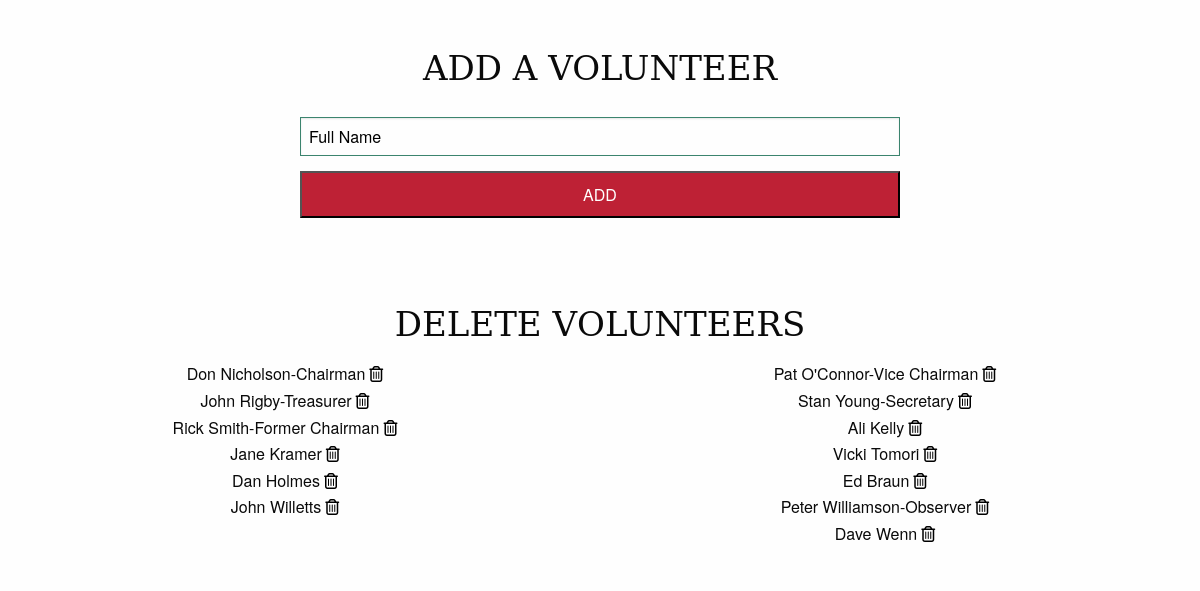
Page /admin/admin_editVolunteers.php on the committed database.
### tables this page shows
CREATE TABLE tbl_volunteers (
  volunteers_id smallint(4) UNSIGNED NOT NULL,
  volunteers_name varchar(30) NOT NULL
);

### admin/phpscripts/read.php (called while the page is built, shortened)
<?php
function getVol($tblV){
		include('connect.php');
		$queryCopy = "SELECT * FROM {$tblV} ORDER BY volunteers_id ASC";
		$runCopy = mysqli_query($link, $queryCopy);
		if($runCopy){
			return $runCopy;
		}else{
			$error =  "There was an error accessing this information.  Please contact your admin.";
			return $error;
		}
	}
?>

### admin/admin_editVolunteers.php (the view, shortened to what this page needs)
<?php
$tblV = "tbl_volunteers";
$getVolunteers = getVol($tblV);
?>
<!doctype html>
<html class="no-js" lang="en">
  <head>
    <link rel="stylesheet" href="../css/foundation.css" />
    <link rel="stylesheet" href="../css/app.css"/>
  </head>
  <body>
  <section>
    <h2 class="adminHeading">ADD A VOLUNTEER</h2>
    <form class="adminLogForm" action="admin_editVolunteers.php" method="post">
      <input class="formStyle adminFiled" type="text" placeholder="Full Name" name="name">
  <input class="sendBut small-8 small-pull-2 medium-6 medium-pull-3 columns" type="submit" name="submit" value="ADD">
 </form>
  </section>
<section class="volunteers row">
    <h2 class="adminHeading">Delete Volunteers</h2>
    <ul class="volunteerList row">
    <?php
  if(!is_string($getVolunteers)){
    while($row = mysqli_fetch_array($getVolunteers)){
      echo "<li class=\"small-12 medium-6 columns\">
              {$row['volunteers_name']}<a class=\"deletePic\" href=\"phpscripts/delete.php?caller_id=deleteVol&id={$row['volunteers_id']}\">
                  <i class=\"fa fa-trash-o\"></i></a>
          </li>";
    }
  }
?>
    </ul>
</section>
  </body>
</html>

### css/app.css (style rules this page uses)
a { color:#000; font-family: 'Roboto', sans-serif; text-align: center; }
h2 { font-family: 'Playfair Display', Constantia, "Lucida Bright", "DejaVu Serif", Georgia, "serif"; font-size: 2em; padding-top: 45%; text-align: center; font-variant-caps: all-petite-caps; }
@media only screen and (min-width: 640px) { h2 { font-size: 3rem; padding-top: 35%; } }
.sendBut { background-color: #be2135; padding-top: 10px; padding-bottom: 10px; padding-left: 15px; padding-right: 15px; color: #fff; }
.formStyle { border-color:#3b846e; }
.volunteers { display: block; margin: 0 auto; }
.volunteers ul { list-style-type: none; text-align: center; }
.adminHeading { padding-top: 20px; }
.adminLogForm { margin-top: 20px; margin-bottom: 100px; }
.adminFiled { width: 50%; margin:0 auto; margin-bottom: 15px; }
.adminHeading { margin-top: 10px; }

### rows in the picture
tbl_volunteers: volunteers_name "Don Nicholson-Chairman"
tbl_volunteers: volunteers_name "Pat O'Connor-Vice Chairman"
tbl_volunteers: volunteers_name "John Rigby-Treasurer"
tbl_volunteers: volunteers_name "Stan Young-Secretary"
tbl_volunteers: volunteers_name "Rick Smith-Former Chairman"
tbl_volunteers: volunteers_name "Ali Kelly"
tbl_volunteers: volunteers_name "Jane Kramer"
tbl_volunteers: volunteers_name "Vicki Tomori"
tbl_volunteers: volunteers_name "Dan Holmes"
tbl_volunteers: volunteers_name "Ed Braun"
tbl_volunteers: volunteers_name "John Willetts"
tbl_volunteers: volunteers_name "Peter Williamson-Observer"
tbl_volunteers: volunteers_name "Dave Wenn"
